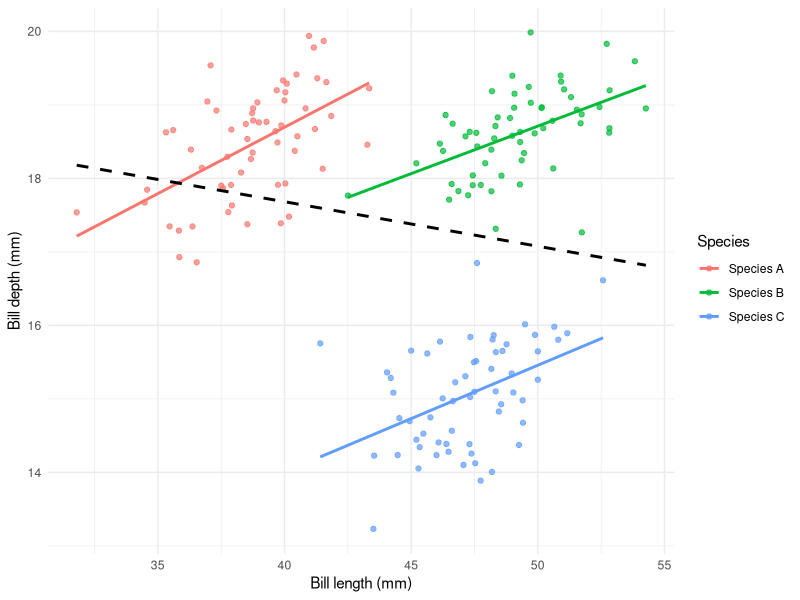

The R source for this figure:
## ---- chunk 1
#| label: fig-simpson
#| fig-cap: 'The reversal of an association upon pooling. Within each synthetic species bill depth rises with bill length (solid lines); across the pooled sample the fitted line falls (dashed). Because the figure is computed when the book is built, the described reversal cannot drift from the code that produces it.'
#| fig-alt: 'A scatter plot of bill depth against bill length for three synthetic species, each drawn in its own color. Within every species the points trend upward and carry a solid fitted line of positive slope. A single dashed line fitted to all the points pooled together runs downward across the whole plot, in the opposite direction to all three within-species lines, because the species clusters sit at descending heights as bill length increases.'
#| echo: true
#| message: false
#| warning: false
#| fig-width: 6
#| fig-height: 4

library(dplyr)
library(tibble)
library(ggplot2)

set.seed(2024)

make_species <- function(name, mean_length, base_depth,
                         n = 60) {
  bill_length <- rnorm(n, mean = mean_length, sd = 2.2)
  bill_depth <- base_depth +
    0.15 * (bill_length - mean_length) +
    rnorm(n, sd = 0.6)
  tibble(species = name,
         bill_length = bill_length,
         bill_depth = bill_depth)
}

penguin_like <- bind_rows(
  make_species('Species A', mean_length = 39,
               base_depth = 18.5),
  make_species('Species B', mean_length = 49,
               base_depth = 18.5),
  make_species('Species C', mean_length = 47,
               base_depth = 15.0)
)

ggplot(penguin_like,
       aes(bill_length, bill_depth)) +
  geom_point(aes(colour = species), alpha = 0.7) +
  geom_smooth(aes(colour = species), method = 'lm',
              se = FALSE) +
  geom_smooth(method = 'lm', se = FALSE,
              colour = 'black', linetype = 'dashed') +
  labs(x = 'Bill length (mm)',
       y = 'Bill depth (mm)',
       colour = 'Species') +
  theme_minimal()
## ---- chunk 2
#| label: seal-inline
#| echo: true

d <- survival::diabetic
laser <- d[d$trt == 1, ]
n_eyes <- nrow(laser)
n_events <- sum(laser$status)
pct <- round(100 * n_events / n_eyes, 1)
